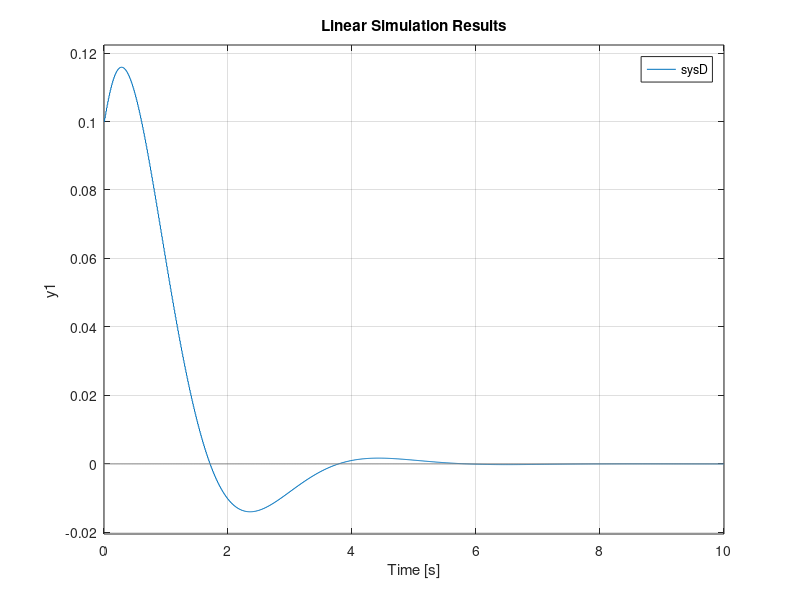

Reproduce this figure in MATLAB.
%
% mw_lsim02.m
%
% Discrete version of mw_lsim01.m
%

clear;
clf;

A = [-20 -40 -60
	 1	 0	 0
	 0	 1	 0];
B = [1
	 0
	 0];
C = [0 0 1];
D = 0;

T = 0.01;
Ts = 0:T:10;
U = zeros(size(Ts));
X0 = [0.1 0.1 0.1];
sysC = ss(A,B,C,D);
sysD = c2d(sysC, T);

lsim(sysD, U, [], X0);
